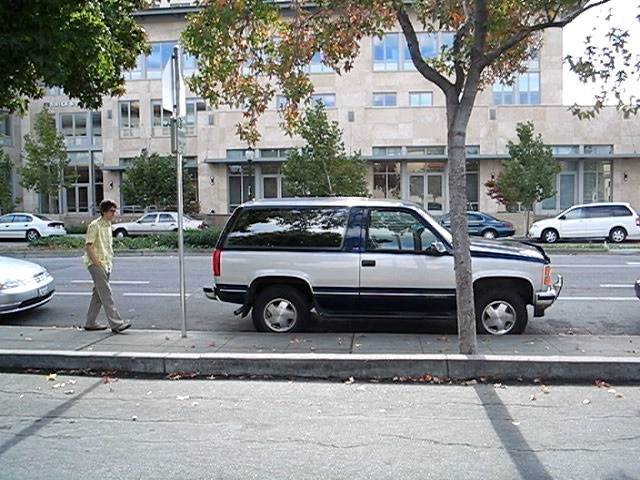
#> input picture 1.jpg, 640 x 480 px
$ jupyter execute segmentation.ipynb
#> lines starting #> are read from the running program, lines starting #| are printed output that depends on the picture; after the words box and inside, x2 and y2 are one past the last pixel; in counts of white or black regions, pixels touching at a corner belong together
[cell 1]
import cv2
import numpy as np

# Load the image
image = cv2.imread('1.jpg')
#> image is the input picture: shape (480, 640, 3); mean B, G, R 140.4, 140.7, 136.7

# Convert the image to the HSV color space
hsv_image = cv2.cvtColor(image, cv2.COLOR_BGR2HSV)
#> hsv_image: shape (480, 640, 3); mean H, S, V 82, 39.9, 146.7

# Define the lower and upper bounds for the color you want to segment
#lower_bound = np.array([hue_min, saturation_min, value_min])
#upper_bound = np.array([hue_max, saturation_max, value_max])
lower_bound = np.array([0, 10, 10])  # Lower bound for red in HSV
upper_bound = np.array([90, 150, 150])  # Upper bound for red in HSV

# Create a binary mask where the color falls within the specified range
mask = cv2.inRange(hsv_image, lower_bound, upper_bound)
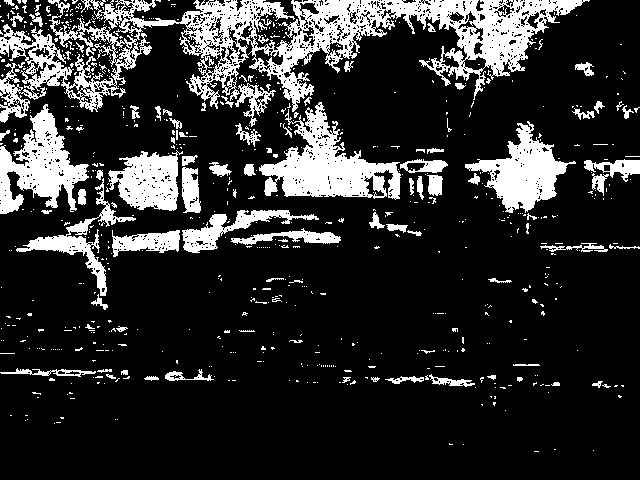
#> mask: shape (480, 640); 17.9% white; 703 white regions (609 under 20 px), largest, box (x1, y1, x2, y2) and area: (0, 0, 590, 123) 22124, (259, 102, 401, 200) 5978, (0, 104, 89, 214) 4505

# Apply the mask to the original image
segmented_image = cv2.bitwise_and(image, image, mask=mask)
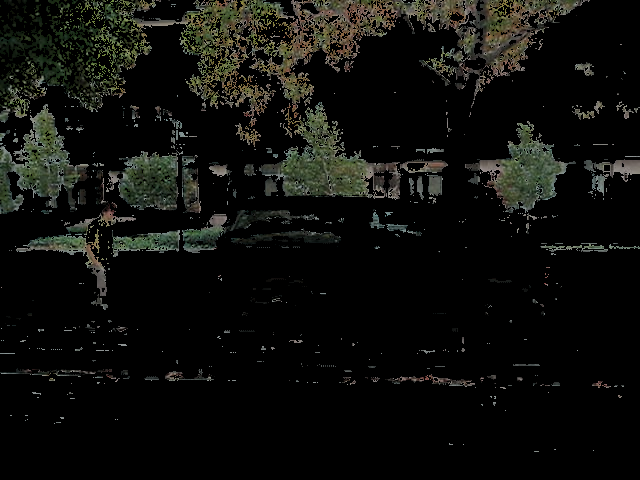
#> segmented_image: shape (480, 640, 3); mean B, G, R 12, 15, 14.4

# Display the original image and the segmented image
cv2.imshow('Original Image', image)
cv2.imshow('Segmented Image', segmented_image)

# Wait for a key press and then close the windows
cv2.waitKey(0)
cv2.destroyAllWindows()
